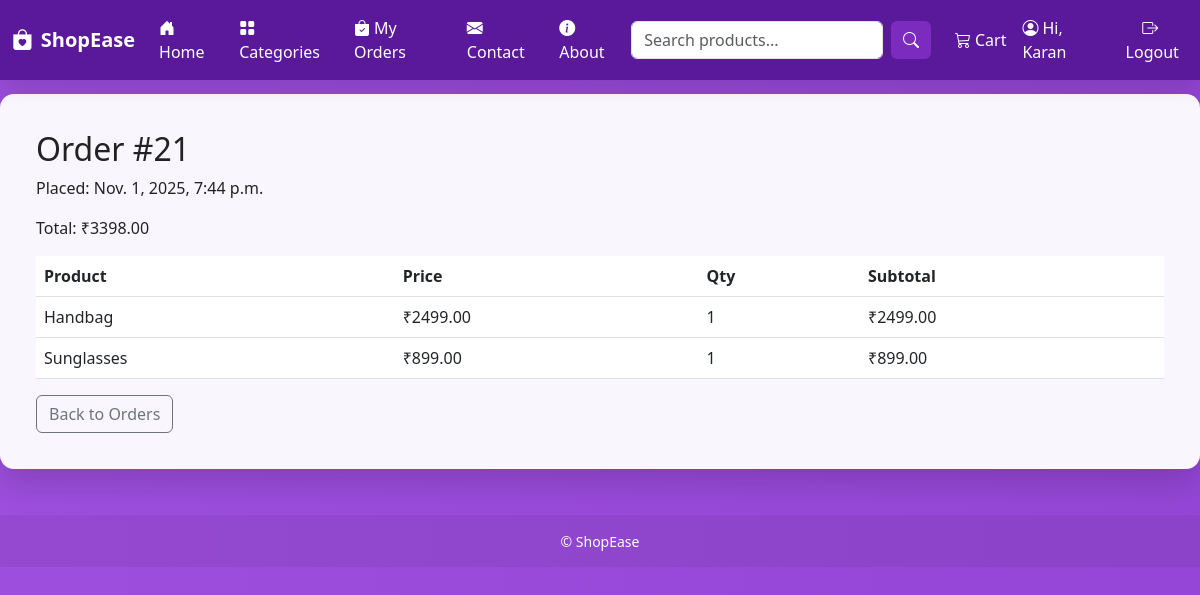
The page /orders/21/ (signed in) on the database its author committed.
### store/models.py (models this page shows, shortened)
class Order(models.Model):
    user = models.ForeignKey(User, on_delete=models.CASCADE)
    created_at = models.DateTimeField(auto_now_add=True)
    total = models.DecimalField(max_digits=10, decimal_places=2)

class OrderItem(models.Model):
    order = models.ForeignKey(Order, related_name='items', on_delete=models.CASCADE)
    product = models.ForeignKey(Product, on_delete=models.CASCADE)
    quantity = models.PositiveIntegerField()
    price = models.DecimalField(max_digits=8, decimal_places=2)
    @property
    def subtotal(self):
        return self.quantity * self.price

class Product(models.Model):
    name = models.CharField(max_length=200)
    description = models.TextField(blank=True)
    price = models.DecimalField(max_digits=8, decimal_places=2)
    category = models.ForeignKey(Category, on_delete=models.SET_NULL, null=True, blank=True)
    image = models.ImageField(upload_to='products/', blank=True, null=True)
    created_at = models.DateTimeField(auto_now_add=True)

### store/views.py (the view)
# urls.py: path('orders/<int:pk>/', views.order_detail, name='order_detail'),
@login_required
def order_detail(request, pk):
    order = get_object_or_404(Order, pk=pk, user=request.user)
    return render(request, 'store/order_detail.html', {'order': order})

### store/context_processors.py (called while the page is built)
def categories_processor(request):
    return {'categories': Category.objects.all()}

### templates/store/order_detail.html (shortened to what this page needs)
{% extends "base.html" %}
{% block content %}
  <h2>Order #{{ order.id }}</h2>
  <p>Placed: {{ order.created_at }}</p>
  <p>Total: ₹{{ order.total }}</p>
  <table class="table">
    <thead><tr><th>Product</th><th>Price</th><th>Qty</th><th>Subtotal</th></tr></thead>
    <tbody>
      {% for item in order.items.all %}
        <tr>
          <td>{{ item.product.name }}</td>
          <td>₹{{ item.price }}</td>
          <td>{{ item.quantity }}</td>
          <td>₹{{ item.subtotal }}</td>
        </tr>
      {% endfor %}
    </tbody>
  </table>
  <a class="btn btn-outline-secondary" href="{% url 'store:my_orders' %}">Back to Orders</a>
{% endblock %}

### templates/base.html (shortened to what this page needs)
{% load static %}
<!DOCTYPE html>
<html lang="en">
<head>
  <link href="https://cdn.jsdelivr.net/npm/bootstrap@5.3.0/dist/css/bootstrap.min.css" rel="stylesheet">
  <link rel="stylesheet" href="https://cdn.jsdelivr.net/npm/bootstrap-icons@1.11.3/font/bootstrap-icons.css">
</head>
<body>
  <nav class="navbar navbar-expand-lg fixed-top">
    <div class="container-fluid">
      <a class="navbar-brand fw-bold d-flex align-items-center gap-2" href="{% url 'store:product_list' %}">
        <i class="bi bi-bag-heart-fill"></i>
        ShopEase
      </a>
      <div class="collapse navbar-collapse" id="navbarNav">
        <ul class="navbar-nav me-auto mb-2 mb-lg-0">
          <li class="nav-item"><a class="nav-link" href="{% url 'store:product_list' %}"><i class="bi bi-house-door-fill me-1"></i>Home</a></li>
          <li class="nav-item"><a class="nav-link" href="{% url 'store:categories' %}"><i class="bi bi-grid-fill me-1"></i>Categories</a></li>
          <li class="nav-item"><a class="nav-link" href="{% url 'store:my_orders' %}"><i class="bi bi-bag-check-fill me-1"></i>My Orders</a></li>
          <li class="nav-item"><a class="nav-link" href="{% url 'store:contact' %}"><i class="bi bi-envelope-fill me-1"></i>Contact</a></li>
          <li class="nav-item"><a class="nav-link" href="{% url 'store:about' %}"><i class="bi bi-info-circle-fill me-1"></i>About</a></li>
        </ul>
        <form class="d-flex me-3" method="GET" action="{% url 'store:search' %}">
          <input class="form-control me-2" name="q" type="search" placeholder="Search products...">
          <button class="btn btn-purple" type="submit"><i class="bi bi-search"></i></button>
        </form>
        <ul class="navbar-nav d-flex align-items-center">
          <li class="nav-item">
            <a class="nav-link d-flex align-items-center gap-1" href="{% url 'store:cart' %}">
              <i class="bi bi-cart3"></i>
              Cart {% if request.session.cart %}({{ request.session.cart|length }}){% endif %}
            </a>
          </li>
          {% if user.is_authenticated %}
            <li class="nav-item"><span class="nav-link"><i class="bi bi-person-circle me-1"></i>Hi, {{ user.username }}</span></li>
            <li class="nav-item">
              <form method="post" action="{% url 'logout' %}">
                <button type="submit" class="btn btn-link nav-link text-white p-0"><i class="bi bi-box-arrow-right me-1"></i>Logout</button>
              </form>
            </li>
          {% else %}
            <li class="nav-item"><a class="nav-link" href="{% url 'login' %}"><i class="bi bi-box-arrow-in-right me-1"></i>Login</a></li>
            <li class="nav-item"><a class="nav-link" href="{% url 'signup' %}"><i class="bi bi-person-plus-fill me-1"></i>Signup</a></li>
          {% endif %}
        </ul>
      </div>
    </div>
  </nav>
  <main>
    <div class="page-container">
      {% block content %}
      {% endblock %}
    </div>
  </main>
  <footer>
    <div class="container">
      <small>&copy; ShopEase</small>
    </div>
  </footer>
</body>
</html>

### templates/base.html (style rules this page uses)
:root { --purple-1: #7b2cbf; --purple-2: #9d4edd; --purple-3: #5a189a; --white-card: rgba(255,255,255,0.95); }
html, body { height: 100%; margin: 0; }
body { background: linear-gradient(270deg, var(--purple-3), var(--purple-1), var(--purple-2)); background-size: 800% 800%; animation: gradientMove 12s ease infinite; font-family: "Poppins", system-ui, -apple-system, "Segoe UI", Roboto, "Helvetica Neue", Arial; color: #222; padding-top: 70px; }
.navbar { background-color: var(--purple-3) !important; box-shadow: 0 6px 18px rgba(0,0,0,0.12); }
.navbar .nav-link, .navbar .navbar-brand { color: #fff !important; }
.navbar-brand i { font-size: 1.3rem; color: #fff; }
.page-container { max-width: 1200px; margin: 24px auto; background: var(--white-card); border-radius: 14px; padding: 36px; box-shadow: 0 10px 36px rgba(0,0,0,0.18); }
.btn-purple { background-color: var(--purple-1); color: #fff; border: none; }
footer { margin-top: 46px; color: #fff; text-align: center; padding: 14px 0; background: rgba(0,0,0,0.06); }

### rows shown on the page
Order: id "21", created_at "Nov. 1, 2025, 7:44 p.m.", total "3398.00"
OrderItem: product.name "Handbag", price "2499.00", quantity "1", subtotal "2499.00"
OrderItem: product.name "Sunglasses", price "899.00", quantity "1", subtotal "899.00"

### other values the page prints
{{ user.username }} "Karan"
